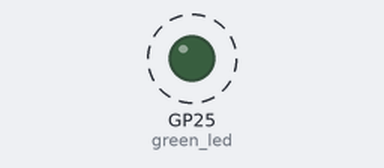
Simulated run of this program. Board: Raspberry Pi Pico running MicroPython. On the bench: output pins drawn as LEDs (lit = HIGH). Dashed ring = blinking.

Above: at 0.5 s.
Timing chart, 0 to 4.6 s (numbered marks = the images above):
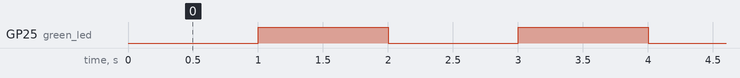

Measured:
- by itself, GP25 (green_led): alternates HIGH for 1.0 s and LOW for 1.0 s

The program:

_________________.py
```python
from machine import Pin
import time

green_led = Pin("LED", Pin.OUT)
green_led.value(0)
next_toggle = time.ticks_add(time.ticks_ms(), 1000)

while True:
    now = time.ticks_ms()
    if time.ticks_diff(now, next_toggle) >= 0:
        green_led.toggle()
        next_toggle = time.ticks_add(next_toggle, 1000)
```
